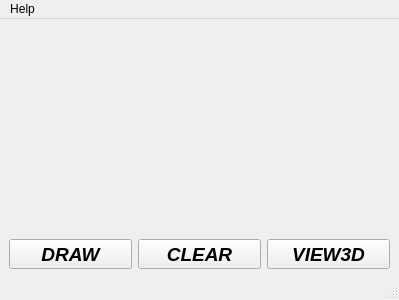
<?xml version="1.0" encoding="UTF-8"?>
<ui version="4.0">
 <class>MainWindow</class>
 <widget class="QMainWindow" name="MainWindow">
  <property name="geometry">
   <rect>
    <x>0</x>
    <y>0</y>
    <width>399</width>
    <height>300</height>
   </rect>
  </property>
  <property name="windowTitle">
   <string>COCR Desktop</string>
  </property>
  <widget class="QWidget" name="centralwidget">
   <layout class="QGridLayout" name="gridLayout">
    <item row="0" column="0">
     <layout class="QVBoxLayout" name="verticalLayout" stretch="10,1">
      <item>
       <widget class="QWidget" name="container" native="true"/>
      </item>
      <item>
       <layout class="QHBoxLayout" name="horizontalLayout" stretch="1,1,1">
        <item>
         <widget class="QToolButton" name="drawBtn">
          <property name="sizePolicy">
           <sizepolicy hsizetype="Preferred" vsizetype="Preferred">
            <horstretch>0</horstretch>
            <verstretch>0</verstretch>
           </sizepolicy>
          </property>
          <property name="font">
           <font>
            <family>Arial</family>
            <pointsize>14</pointsize>
            <weight>75</weight>
            <italic>true</italic>
            <bold>true</bold>
           </font>
          </property>
          <property name="text">
           <string>DRAW</string>
          </property>
          <property name="popupMode">
           <enum>QToolButton::DelayedPopup</enum>
          </property>
          <property name="autoRaise">
           <bool>false</bool>
          </property>
         </widget>
        </item>
        <item>
         <widget class="QToolButton" name="clsBtn">
          <property name="sizePolicy">
           <sizepolicy hsizetype="Preferred" vsizetype="Preferred">
            <horstretch>0</horstretch>
            <verstretch>0</verstretch>
           </sizepolicy>
          </property>
          <property name="font">
           <font>
            <family>Arial</family>
            <pointsize>14</pointsize>
            <weight>75</weight>
            <italic>true</italic>
            <bold>true</bold>
           </font>
          </property>
          <property name="text">
           <string>CLEAR</string>
          </property>
          <property name="popupMode">
           <enum>QToolButton::DelayedPopup</enum>
          </property>
          <property name="autoRaise">
           <bool>false</bool>
          </property>
         </widget>
        </item>
        <item>
         <widget class="QToolButton" name="mol3DBtn">
          <property name="sizePolicy">
           <sizepolicy hsizetype="Preferred" vsizetype="Preferred">
            <horstretch>0</horstretch>
            <verstretch>0</verstretch>
           </sizepolicy>
          </property>
          <property name="font">
           <font>
            <family>Arial</family>
            <pointsize>14</pointsize>
            <weight>75</weight>
            <italic>true</italic>
            <bold>true</bold>
           </font>
          </property>
          <property name="text">
           <string>VIEW3D</string>
          </property>
          <property name="popupMode">
           <enum>QToolButton::DelayedPopup</enum>
          </property>
          <property name="autoRaise">
           <bool>false</bool>
          </property>
         </widget>
        </item>
       </layout>
      </item>
     </layout>
    </item>
   </layout>
  </widget>
  <widget class="QMenuBar" name="menubar">
   <property name="geometry">
    <rect>
     <x>0</x>
     <y>0</y>
     <width>399</width>
     <height>26</height>
    </rect>
   </property>
   <widget class="QMenu" name="menuHelp">
    <property name="title">
     <string>Help</string>
    </property>
    <addaction name="actionAbout"/>
   </widget>
   <addaction name="menuHelp"/>
  </widget>
  <widget class="QStatusBar" name="statusbar"/>
  <action name="actionAbout">
   <property name="text">
    <string>About</string>
   </property>
  </action>
 </widget>
 <resources/>
 <connections/>
</ui>
